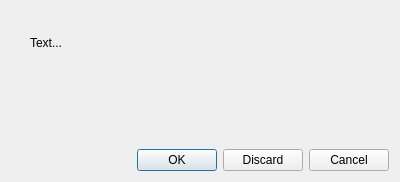
<?xml version="1.0" encoding="UTF-8"?>
<ui version="4.0">
 <class>Dialog</class>
 <widget class="QDialog" name="Dialog">
  <property name="geometry">
   <rect>
    <x>0</x>
    <y>0</y>
    <width>400</width>
    <height>182</height>
   </rect>
  </property>
  <property name="sizePolicy">
   <sizepolicy hsizetype="Preferred" vsizetype="Expanding">
    <horstretch>0</horstretch>
    <verstretch>0</verstretch>
   </sizepolicy>
  </property>
  <property name="windowTitle">
   <string>Input required</string>
  </property>
  <layout class="QGridLayout" name="gridLayout">
   <property name="horizontalSpacing">
    <number>12</number>
   </property>
   <item row="0" column="0">
    <widget class="QLabel" name="label">
     <property name="sizePolicy">
      <sizepolicy hsizetype="Fixed" vsizetype="Preferred">
       <horstretch>0</horstretch>
       <verstretch>0</verstretch>
      </sizepolicy>
     </property>
     <property name="text">
      <string/>
     </property>
     <property name="pixmap">
      <pixmap resource="../../../../resources/nicos-gui.qrc">:/errors</pixmap>
     </property>
    </widget>
   </item>
   <item row="0" column="1">
    <widget class="QLabel" name="promptLabel">
     <property name="text">
      <string>Text...</string>
     </property>
     <property name="wordWrap">
      <bool>true</bool>
     </property>
    </widget>
   </item>
   <item row="1" column="0" colspan="2">
    <widget class="QFrame" name="inputFrame">
     <property name="frameShape">
      <enum>QFrame::NoFrame</enum>
     </property>
     <property name="frameShadow">
      <enum>QFrame::Raised</enum>
     </property>
     <layout class="QHBoxLayout" name="horizontalLayout">
      <property name="leftMargin">
       <number>0</number>
      </property>
      <property name="topMargin">
       <number>0</number>
      </property>
      <property name="rightMargin">
       <number>0</number>
      </property>
      <property name="bottomMargin">
       <number>0</number>
      </property>
     </layout>
    </widget>
   </item>
   <item row="2" column="0" colspan="2">
    <widget class="QDialogButtonBox" name="buttonBox">
     <property name="orientation">
      <enum>Qt::Horizontal</enum>
     </property>
     <property name="standardButtons">
      <set>QDialogButtonBox::Cancel|QDialogButtonBox::Discard|QDialogButtonBox::Ok</set>
     </property>
    </widget>
   </item>
  </layout>
  <action name="actionSetLimits">
   <property name="text">
    <string>Set limits...</string>
   </property>
  </action>
  <action name="actionAdjustOffset">
   <property name="text">
    <string>Adjust offset...</string>
   </property>
  </action>
  <action name="actionFix">
   <property name="text">
    <string>Fix against moving...</string>
   </property>
  </action>
  <action name="actionRelease">
   <property name="text">
    <string>Release</string>
   </property>
  </action>
  <action name="actionReference">
   <property name="text">
    <string>Reference drive</string>
   </property>
  </action>
  <action name="actionEnable">
   <property name="text">
    <string>Enable</string>
   </property>
   <property name="toolTip">
    <string>Enable/switch on the device</string>
   </property>
  </action>
  <action name="actionDisable">
   <property name="text">
    <string>Disable</string>
   </property>
   <property name="toolTip">
    <string>Disable/switch off the device</string>
   </property>
  </action>
  <action name="actionSetPosition">
   <property name="text">
    <string>Set hardware position...</string>
   </property>
   <property name="toolTip">
    <string>&quot;Rename&quot; the current hardware position to a different value</string>
   </property>
  </action>
 </widget>
 <tabstops>
  <tabstop>buttonBox</tabstop>
 </tabstops>
 <resources>
  <include location="../../../../resources/nicos-gui.qrc"/>
 </resources>
 <connections/>
</ui>
